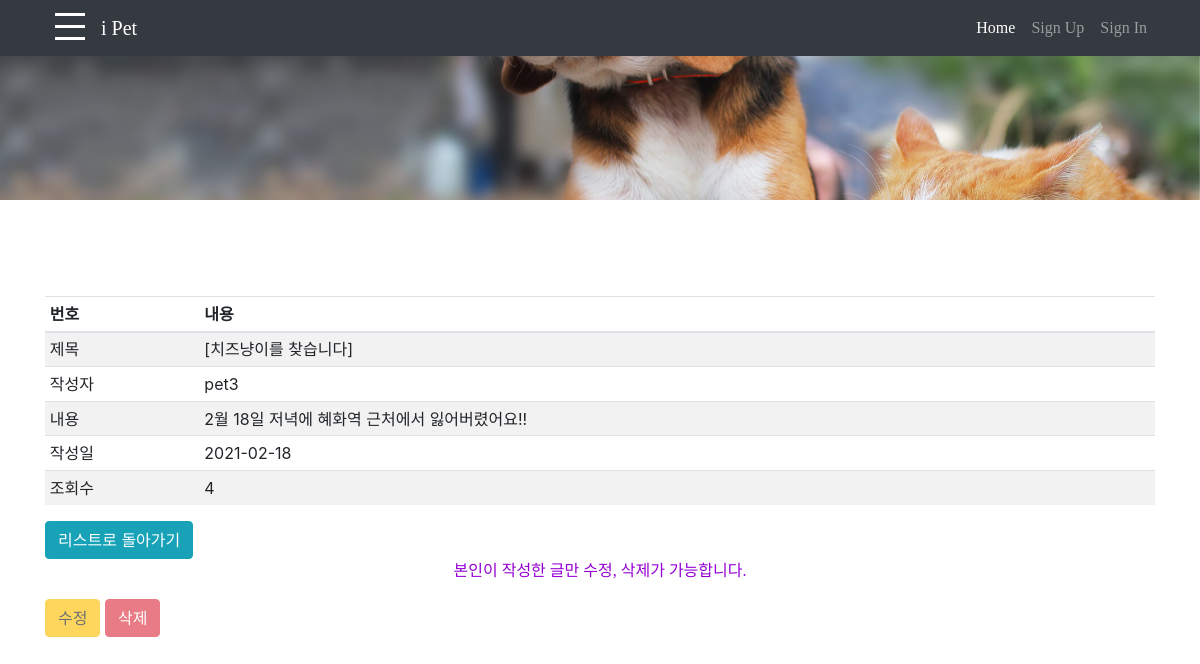
Screenshot of /board/detail3/3 with the database file from the repository.
### board/models.py (models this page shows, shortened)
class Postps(models.Model):
    author = models.ForeignKey(Member, on_delete=models.CASCADE)
    author_name = models.CharField('작성자', max_length=20)
    pps_title = models.CharField('글 제목', max_length=100)
    pps_contents = models.CharField('글 내용', max_length=300)
    pps_date = models.DateTimeField('글 작성일')
    pps_count = models.IntegerField(default=0)

### board/views.py (the view)
# urls.py: path('detail3/<int:post_id>', views.pps_detail, name='pps_detail'),
def pps_detail(request, post_id):
    post = Postps.objects.get(pk=post_id)
    post.pps_count += 1
    post.save()
    return render(request, 'board/detail3.html', {
        'post': post
    })

### board/templates/board/detail3.html (shortened to what this page needs)
{% extends 'base.html' %}
{% load bootstrap4 %}
{% block html_body %}
              <header id="my_banner" class="bg-primary py-5 mb-5" >
    <div class="container h-100">
      <div class="row h-100 align-items-center">
        <div class="col-lg-12">
        </div>
      </div>
    </div>
    </header>
    <div class="container">
        <br>
        <br>
        <div class="table-responsive">
        <table class="table table-striped table-sm">
          <thead>
            <tr>
              <th>번호</th>
              <th>내용</th>
            </tr>
          </thead>
          <tbody>
            <tr>
              <td>제목</td>
              <td>{{ post.pps_title }}</td>
            </tr>
            <tr>
              <td>작성자</td>
              <td>{{ post.author_name }}</td>
            </tr>
            <tr>
              <td>내용</td>
              <td>{{ post.pps_contents }}</td>
            </tr>
            <tr>
              <td>작성일</td>
              <td>{{ post.pps_date | date:"Y-m-d" }}</td>
            </tr>
            <tr>
              <td>조회수</td>
              <td>{{ post.pps_count }}</td>
            </tr>
          </tbody>
        </table>
        </div>
        <button type="button"
                class="btn btn-info"
                onclick="to_list2()">리스트로 돌아가기</button>
        {% if post.author_name == request.session.user.u_name %}
        <button type="button"
                class="btn btn-warning"
                onclick="update_post2({{ post.id }})">수정</button>
        <button type="button"
                class="btn btn-danger"
                onclick="delete_post2({{ post.id }})">삭제</button>
        <br>
        {% else %}
        <br>
        <p style="text-align:center"><font color="#9400d3">본인이 작성한 글만 수정, 삭제가 가능합니다.</font></p>
        <button type="button"
                class="btn btn-warning" disabled="disabled">수정</button>
        <button type="button"
                class="btn btn-danger" disabled="disabled">삭제</button>
        {% endif %}
    </div>
{% endblock %}

### static/css/navbar.css (style rules this page uses)
html { font-family: "Roboto", "Noto Sans KR", sans-serif; }
body, ul, li, h1 { margin:0; padding:0; list-style:none; }
.row::after { content:""; display:block; clear:both; }

### static/css/heroic-features.css (style rules this page uses)
body { padding-top: 56px; }

### templates/base.html (style rules this page uses)
html { position: relative; min-height: 150%; margin: 0; padding-bottom: 100px; background: white; }
body { min-height: 150%; }
p { font-family: AppleSDGothicNeoEB; }

### board/templates/board/detail3.html (style rules this page uses)
#my_banner { background-image: url("/static/img/lostpet.png"); background-position: center; background-size: cover; opacity: 100%; }

### rows the page displays
Postps: pps_title "[치즈냥이를 찾습니다]", author_name "pet3", pps_contents "2월 18일 저녁에 혜화역 근처에서 잃어버렸어요!!", pps_date "2021-02-18", pps_count "4"
